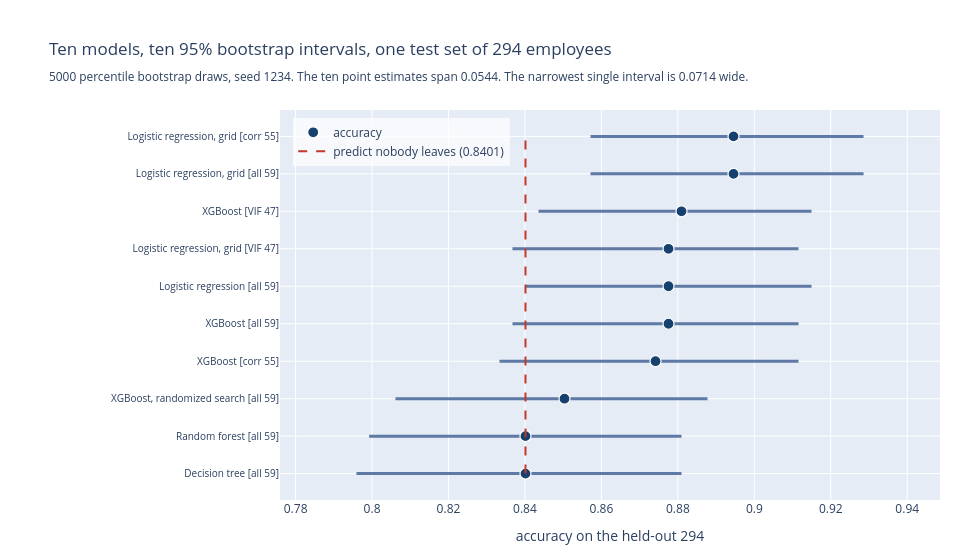

This figure's notebook cell:
### Markdown cell above
### Why a forest plot

A forest plot is the right shape whenever the question is "are these estimates
distinguishable" rather than "which is biggest". It puts each estimate on its own row,
draws the interval as a horizontal line at the estimate's own height, and lets the reader
sweep a vertical eye-line down the page. Ten overlapping intervals stacked that way make
the argument in one glance, and no table of ten rows by three columns can, because a
table asks the reader to hold twenty numbers in their head and do the comparison
themselves.

Rows are ordered by point estimate, which is the ordering the results table implies is
meaningful. The majority-class baseline is drawn as a vertical reference line, because
accuracy read against zero is meaningless at 16% prevalence and every reader who has seen
"89% accurate" in a slide deck needs that line in front of them.

Hover carries the interval bounds, the width in employees, and the number of test-set
errors, none of which fit on the chart without ruining it.

### Code cell
order = results['accuracy'].sort_values().index.tolist()
lo = ci.loc[order, 'accuracy lo'].values
hi = ci.loc[order, 'accuracy hi'].values
pt = results.loc[order, 'accuracy'].values
err = results.loc[order, 'errors'].values

hover = [
    '<b>%s</b><br>accuracy %.4f<br>95%% CI [%.4f, %.4f]'
    '<br>interval width %.4f = %.0f employees<br>%d of %d test employees misclassified'
    % (lab, p, l, h, h - l, (h - l) * N_TEST, e, N_TEST)
    for lab, p, l, h, e in zip(order, pt, lo, hi, err)
]

traces = [go.Scatter(x=[l, h], y=[lab, lab], mode='lines',
                     line=dict(color='rgba(70,100,150,0.85)', width=3),
                     hoverinfo='skip', showlegend=False)
          for lab, l, h in zip(order, lo, hi)]
traces.append(go.Scatter(x=pt, y=order, mode='markers',
                         marker=dict(size=11, color='#16406e',
                                     line=dict(color='white', width=1.2)),
                         text=hover, hoverinfo='text', name='accuracy'))
traces.append(go.Scatter(x=[BASELINE_ACC, BASELINE_ACC], y=[order[0], order[-1]],
                         mode='lines', line=dict(color='#c0392b', width=2, dash='dash'),
                         name='predict nobody leaves (%.4f)' % BASELINE_ACC,
                         hoverinfo='name'))
layout = go.Layout(
    title=(
        'Ten models, ten 95%% bootstrap intervals, one test set of %d employees'
        '<br><sub>%d percentile bootstrap draws, seed %d. The ten point estimates span '
        '%.4f. The narrowest single interval is %.4f wide.</sub>'
        % (N_TEST, B_BOOT, SEED, spread, narrowest)
    ),
    height=560, width=980, margin=dict(l=280, r=40, t=110, b=60),
    xaxis=dict(title='accuracy on the held-out 294', zeroline=False,
               range=[min(lo) - 0.02, max(hi) + 0.02]),
    yaxis=dict(tickfont=dict(size=10)),
    legend=dict(x=0.02, y=0.98, bgcolor='rgba(255,255,255,0.7)'),
    hovermode='closest')
py.iplot(go.Figure(data=traces, layout=layout))

### Figure 1 — Plotly figure (JSON) as saved in the notebook; plotly's stock layout.template omitted (floating-point values rounded to 4 significant figures)
{"data": [{"hoverinfo": "skip", "line": {"color": "rgba(70,100,150,0.85)", "width": 3}, "mode": "lines", "showlegend": false, "type": "scatter", "x": [0.7959, 0.881], "y": ["Decision tree [all 59]", "Decision tree [all 59]"]}, {"hoverinfo": "skip", "line": {"color": "rgba(70,100,150,0.85)", "width": 3}, "mode": "lines", "showlegend": false, "type": "scatter", "x": [0.7992, 0.881], "y": ["Random forest [all 59]", "Random forest [all 59]"]}, {"hoverinfo": "skip", "line": {"color": "rgba(70,100,150,0.85)", "width": 3}, "mode": "lines", "showlegend": false, "type": "scatter", "x": [0.8061, 0.8878], "y": ["XGBoost, randomized search [all 59]", "XGBoost, randomized search [all 59]"]}, {"hoverinfo": "skip", "line": {"color": "rgba(70,100,150,0.85)", "width": 3}, "mode": "lines", "showlegend": false, "type": "scatter", "x": [0.8333, 0.9116], "y": ["XGBoost [corr 55]", "XGBoost [corr 55]"]}, {"hoverinfo": "skip", "line": {"color": "rgba(70,100,150,0.85)", "width": 3}, "mode": "lines", "showlegend": false, "type": "scatter", "x": [0.8367, 0.9116], "y": ["XGBoost [all 59]", "XGBoost [all 59]"]}, {"hoverinfo": "skip", "line": {"color": "rgba(70,100,150,0.85)", "width": 3}, "mode": "lines", "showlegend": false, "type": "scatter", "x": [0.8401, 0.915], "y": ["Logistic regression [all 59]", "Logistic regression [all 59]"]}, {"hoverinfo": "skip", "line": {"color": "rgba(70,100,150,0.85)", "width": 3}, "mode": "lines", "showlegend": false, "type": "scatter", "x": [0.8367, 0.9116], "y": ["Logistic regression, grid [VIF 47]", "Logistic regression, grid [VIF 47]"]}, {"hoverinfo": "skip", "line": {"color": "rgba(70,100,150,0.85)", "width": 3}, "mode": "lines", "showlegend": false, "type": "scatter", "x": [0.8435, 0.915], "y": ["XGBoost [VIF 47]", "XGBoost [VIF 47]"]}, {"hoverinfo": "skip", "line": {"color": "rgba(70,100,150,0.85)", "width": 3}, "mode": "lines", "showlegend": false, "type": "scatter", "x": [0.8571, 0.9286], "y": ["Logistic regression, grid [all 59]", "Logistic regression, grid [all 59]"]}, {"hoverinfo": "skip", "line": {"color": "rgba(70,100,150,0.85)", "width": 3}, "mode": "lines", "showlegend": false, "type": "scatter", "x": [0.8571, 0.9286], "y": ["Logistic regression, grid [corr 55]", "Logistic regression, grid [corr 55]"]}, {"hoverinfo": "text", "marker": {"color": "#16406e", "line": {"color": "white", "width": 1.2}, "size": 11}, "mode": "markers", "name": "accuracy", "text": ["<b>Decision tree [all 59]</b><br>accuracy 0.8401<br>95% CI [0.7959, 0.8810]<br>interval width 0.0850 = 25 employees<br>47 of 294 test employees misclassified", "<b>Random forest [all 59]</b><br>accuracy 0.8401<br>95% CI [0.7992, 0.8810]<br>interval width 0.0817 = 24 employees<br>47 of 294 test employees misclassified", "<b>XGBoost, randomized search [all 59]</b><br>accuracy 0.8503<br>95% CI [0.8061, 0.8878]<br>interval width 0.0816 = 24 employees<br>44 of 294 test employees misclassified", "<b>XGBoost [corr 55]</b><br>accuracy 0.8741<br>95% CI [0.8333, 0.9116]<br>interval width 0.0782 = 23 employees<br>37 of 294 test employees misclassified", "<b>XGBoost [all 59]</b><br>accuracy 0.8776<br>95% CI [0.8367, 0.9116]<br>interval width 0.0748 = 22 employees<br>36 of 294 test employees misclassified", "<b>Logistic regression [all 59]</b><br>accuracy 0.8776<br>95% CI [0.8401, 0.9150]<br>interval width 0.0748 = 22 employees<br>36 of 294 test employees misclassified", "<b>Logistic regression, grid [VIF 47]</b><br>accuracy 0.8776<br>95% CI [0.8367, 0.9116]<br>interval width 0.0748 = 22 employees<br>36 of 294 test employees misclassified", "<b>XGBoost [VIF 47]</b><br>accuracy 0.8810<br>95% CI [0.8435, 0.9150]<br>interval width 0.0714 = 21 employees<br>35 of 294 test employees misclassified", "<b>Logistic regression, grid [all 59]</b><br>accuracy 0.8946<br>95% CI [0.8571, 0.9286]<br>interval width 0.0714 = 21 employees<br>31 of 294 test employees misclassified", "<b>Logistic regression, grid [corr 55]</b><br>accuracy 0.8946<br>95% CI [0.8571, 0.9286]<br>interval width 0.0714 = 21 employees<br>31 of 294 test employees misclassified"], "type": "scatter", "x": [0.8401, 0.8401, 0.8503, 0.8741, 0.8776, 0.8776, 0.8776, 0.881, 0.8946, 0.8946], "y": ["Decision tree [all 59]", "Random forest [all 59]", "XGBoost, randomized search [all 59]", "XGBoost [corr 55]", "XGBoost [all 59]", "Logistic regression [all 59]", "Logistic regression, grid [VIF 47]", "XGBoost [VIF 47]", "Logistic regression, grid [all 59]", "Logistic regression, grid [corr 55]"]}, {"hoverinfo": "name", "line": {"color": "#c0392b", "dash": "dash", "width": 2}, "mode": "lines", "name": "predict nobody leaves (0.8401)", "type": "scatter", "x": [0.8401, 0.8401], "y": ["Decision tree [all 59]", "Logistic regression, grid [corr 55]"]}], "layout": {"height": 560, "hovermode": "closest", "legend": {"bgcolor": "rgba(255,255,255,0.7)", "x": 0.02, "y": 0.98}, "margin": {"b": 60, "l": 280, "r": 40, "t": 110}, "title": {"text": "Ten models, ten 95% bootstrap intervals, one test set of 294 employees<br><sub>5000 percentile bootstrap draws, seed 1234. The ten point estimates span 0.0544. The narrowest single interval is 0.0714 wide.</sub>"}, "width": 980, "xaxis": {"range": [0.7759, 0.9486], "title": {"text": "accuracy on the held-out 294"}, "zeroline": false}, "yaxis": {"tickfont": {"size": 10}}}}
